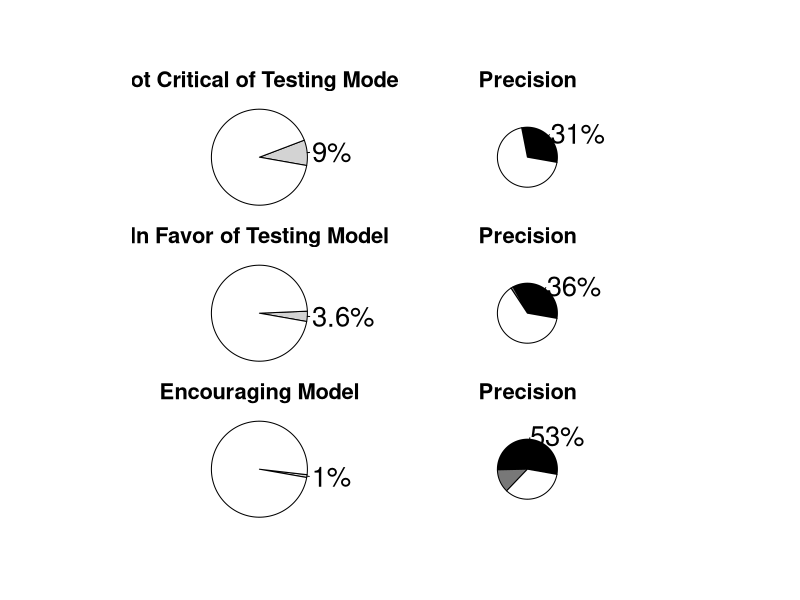

This chart was generated by the following R code:


tiff("~/Dropbox/rTwitter/for-pub/figure4.tiff", units="in", width=10, height=5, res=200)


# Model 1 (not critical)
par(mfrow=c(3,2),oma = c(5,10,5,10),  mar = c(0,0,2,1))
pie(c(1227,13100),cex=2.5, cex.main = 2, col=c("#D3D3D3","white"),main="Not Critical of Testing Model",labels=c("9%",""),radius = 0.8, init.angle=350)
#segments(x0 = .75,y0 = .27,x1 =10, y1 = -1 )
#segments(0.75,-.18,10,1)
pie(c(378,847), cex=2.5,cex.main = 2,  col=c("black","white"),main="Precision",labels=c("31%",""),radius = 0.5, init.angle=350)
#segments(x0 = -.9,y0 = .07,x1 =-.5, y1 = 0)
#segments(x0 = -.9,y0 = -.07,x1 =-.5, y1 = 0)


# Model 2 (pro-testing) # 470 responses classified

#par(mfrow=c(1,2),oma = c(5,12,5,12),  mar = c(0,0,1,1))
pie(c(470,13100), cex=2.5,cex.main = 2, col=c("#D3D3D3","white"),main="In Favor of Testing Model",labels=c("3.6%",""),radius = 0.8, init.angle=350)
#segments(x0 = .75,y0 = .27,x1 =10, y1 = -1 )
#segments(0.75,-.18,10,1)
pie(c(168,6,296), cex=2.5,cex.main = 2, col=c("black","#787878","white"),main="Precision",labels=c("36%",""),radius = 0.5, init.angle=350)
#segments(x0 = -.9,y0 = .07,x1 =-.5, y1 = 0)
#segments(x0 = -.9,y0 = -.07,x1 =-.5, y1 = 0)

# Model 3 (encouraging) 

#par(mfrow=c(1,2),oma = c(5,12,5,12),  mar = c(0,0,1,1))
pie(c(128,13100), cex=2.5,cex.main = 2, col=c("#D3D3D3","white"),main="Encouraging Model",labels=c("1%",""),radius = 0.8, init.angle=350)
#segments(x0 = .75,y0 = .27,x1 =10, y1 = -1 )
#segments(0.75,-.18,10,1)
pie(c(68,16,44), cex=2.5,cex.main = 2, col=c("black","#787878","white"),main="Precision",labels=c("53%",""),radius = 0.5, init.angle=350)
#segments(x0 = -.9,y0 = .07,x1 =-.5, y1 = 0)
#segments(x0 = -.9,y0 = -.07,x1 =-.5, y1 = 0)

dev.off()